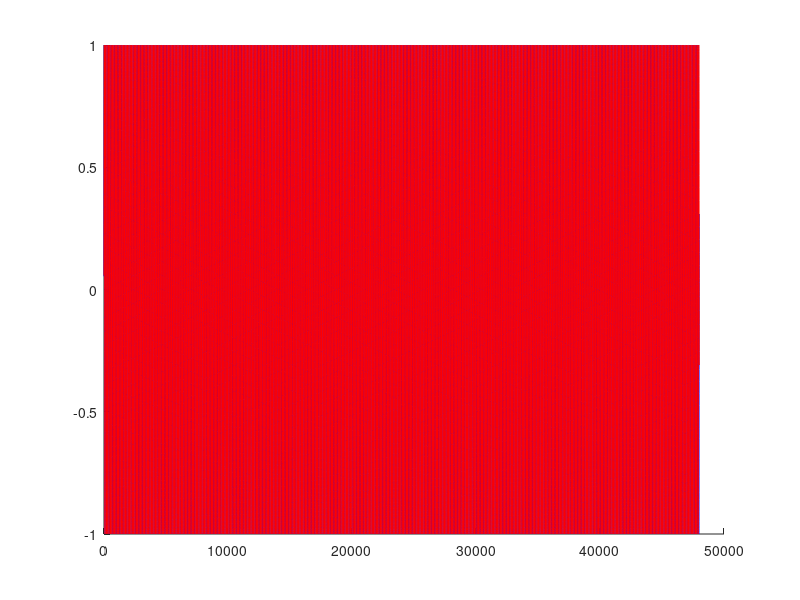
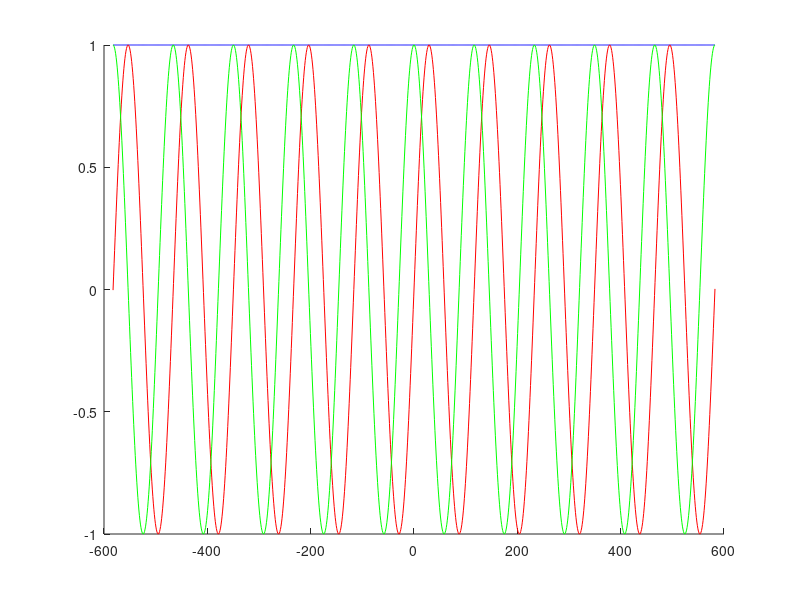
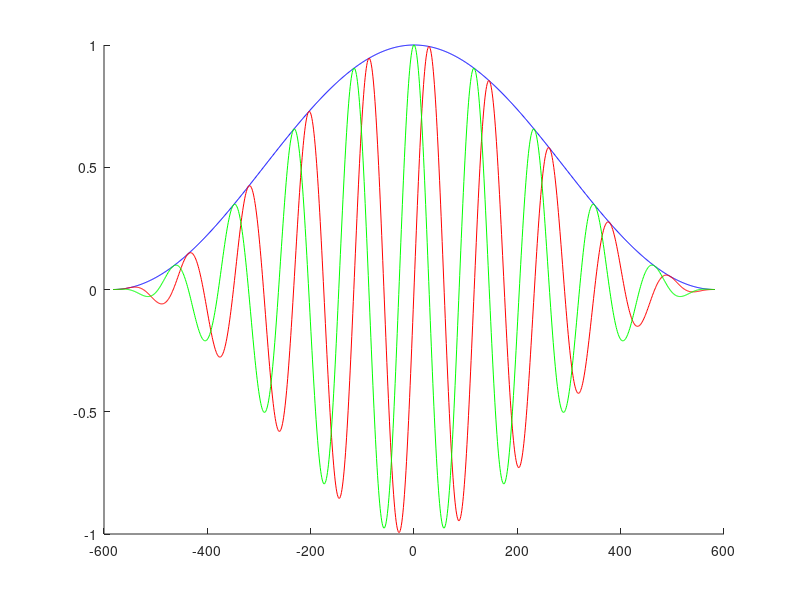
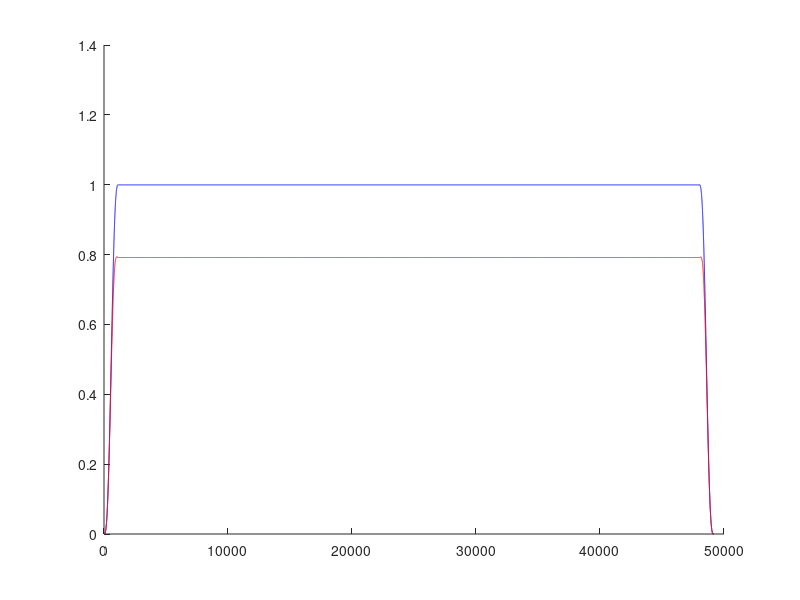

These charts were generated, in order, by the following MATLAB code:
fs = 48000; % sample frequncy
x = 1:fs; % sample size

% 1 = 1st harmonic, fundamental
% 2 = 2nd harmonic, one octave
% 3 = 3nd harmonic, one octave + and a fifth
% 4 = 4th harmonic, two octaves
% 5 = 5th harmonic, two octaves + a major third
% etc

f_ot = 5;

f_sch = 82.41 * f_ot; % frequency to analyze, low E guitarr

p = 10; % number of periods
ws = round(p * fs / f_sch); % window size

latency_time = ws / fs
latency_samples = ws

w = -ws / 2:ws / 2; % windw

f = 82.41 * f_ot;
data = sin(2 * pi * f * x / fs);

f2 = 87.31 * f_ot;
data2 = sin(2 * pi * f2 * x / fs);

% complex representation
sin_cos = sin(2 * pi * f_sch * w / fs) + j * cos(2 * pi * f_sch * w / fs);

han = hanning(ws + 1)';
sin_cos_han = (sin_cos .* han); % element by element

c = conv(data, sin_cos_han);
c2 = conv(data2, sin_cos_han);

figure(1);
clf;
hold on;
plot(data, '-b');
plot(data2, '-r');
hold off;

figure(2);
clf;
hold on;
plot(w, abs(sin_cos), '-b');
plot(w, real(sin_cos), '-r');
plot(w, imag(sin_cos), '-g');
hold off;

figure(3);
clf;
hold on;
plot(w, abs(sin_cos_han), '-b');
plot(w, real(sin_cos_han), '-r');
plot(w, imag(sin_cos_han), '-g');
hold off;

figure(4);
clf;
hold on;
plot(4 * abs(c) / ws, '-b');
% plot(real(c), '-r');
% plot(imag(c), '-g');

plot(4 * abs(c2) / ws, '-r');
hold off;

% plot(han, '-b');

% figure(2);
% plot(w, sin_cos, '-');

%plot(data, '-b', ifft_data, '-r');
% hold on
% plot(x, data(x + 17), '-xr');
% hold off
% title("data");
% legend("legend data");

% figure(2);
% plot(x, ifft_data(x));
% title("ifft_daa");
% legend("legend ifft_data");

% plot(x, data);

% plot(x, ifft_data);
